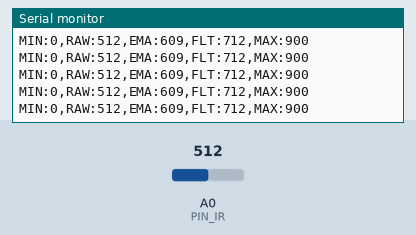
The sketch below on a simulated Arduino Uno, built with avr-gcc and run on an emulated ATmega328P. On the bench: the last lines printed to the serial monitor. Inputs (shaded band) come from the test bench; at power-on: A0 (PIN_IR) = 512.

Above: at 1.2 s.
1.3 s: A0 (PIN_IR) set to 716
At 1.32 s:
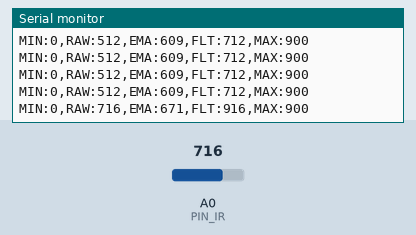
2.8 s: A0 (PIN_IR) set to 900
At 2.82 s:
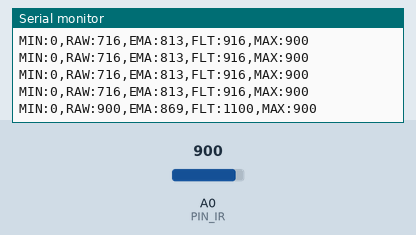
Timing chart, 0 to 5.8 s (numbered marks = the images above; inputs shaded):
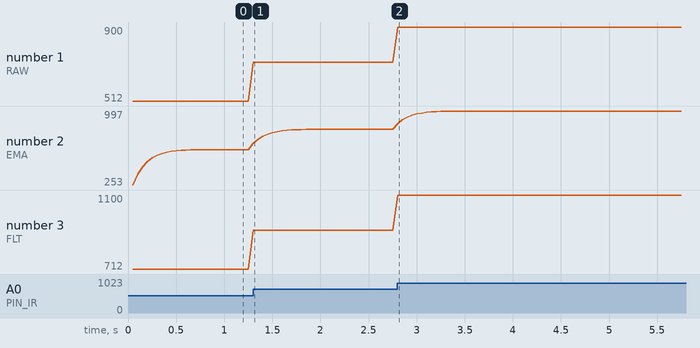

The sketch:

13_challenge.ino
```cpp
// Arduino pin assignment
#define PIN_IR A0

// configurable parameters
#define LOOP_INTERVAL 50    // Loop Interval (unit: msec)
#define _EMA_ALPHA    0.7   // 이 코드의 EMA 식에서는 이전 값의 가중치 (클수록 부드러움)
#define FLT_N         10    // 필터 측정 횟수
#define FLT_POSITION  0.5   // 0.5 = 중앙값

// global variables
unsigned long last_sampling_time; // unit: msec
int ema;                          // Voltage values from the IR sensor (0 ~ 1023)

void setup()
{
  Serial.begin(1000000);    // 1,000,000 bps

  last_sampling_time = 0;
}

void loop()
{
  unsigned int raw, filtered;           // Voltage values from the IR sensor (0 ~ 1023)

  // wait until next sampling time.
  if (millis() < (last_sampling_time + LOOP_INTERVAL))
    return;
  last_sampling_time += LOOP_INTERVAL;

  // Take a median value from multiple measurements (verbose 0: 플로터에 글자가 섞이지 않게)
  filtered = ir_sensor_filtered(FLT_N, FLT_POSITION, 0);

  // Take a single measurement
  raw = analogRead(PIN_IR);

  // Calculate EMA
  ema = _EMA_ALPHA * ema + (1.0 - _EMA_ALPHA) * raw;

  // Output the raw, filtered, and EMA values (EMA는 +100, FLT는 +200으로 띄워서 겹치지 않게)
  Serial.print("MIN:"); Serial.print(0);              Serial.print(",");
  Serial.print("RAW:"); Serial.print(raw);            Serial.print(",");
  Serial.print("EMA:"); Serial.print(ema + 100);      Serial.print(",");
  Serial.print("FLT:"); Serial.print(filtered + 200); Serial.print(",");
  Serial.print("MAX:"); Serial.println(900);
}

int compare(const void *a, const void *b) {
  return (*(unsigned int *)a - *(unsigned int *)b);
}

unsigned int ir_sensor_filtered(unsigned int n, float position, int verbose)
{
  // n회 측정 후 정렬하고 n * position 번째 값을 반환 (오류 시 0)
  unsigned int *ir_val, ret_val;
  unsigned int start_time;

  if (verbose >= 2)
    start_time = millis();

  if ((n == 0) || (n > 1000) || (position < 0.0) || (position > 1))
    return 0;

  if (position == 1.0)
    position = 0.999;

  if (verbose == 1) {
    Serial.print("n: "); Serial.print(n);
    Serial.print(", position: "); Serial.print(position);
    Serial.print(", ret_idx: ");  Serial.println((unsigned int)(n * position));
  }

  ir_val = (unsigned int *)malloc(sizeof(unsigned int) * n);
  if (ir_val == NULL)
    return 0;

  if (verbose == 1)
    Serial.print("IR:");

  for (int i = 0; i < n; i++) {
    ir_val[i] = analogRead(PIN_IR);
    if (verbose == 1) {
      Serial.print(" ");
      Serial.print(ir_val[i]);
    }
  }

  if (verbose == 1)
    Serial.print("  => ");

  qsort(ir_val, n, sizeof(unsigned int), compare);
  ret_val = ir_val[(unsigned int)(n * position)];

  if (verbose == 1) {
    for (int i = 0; i < n; i++) {
      Serial.print(" ");
      Serial.print(ir_val[i]);
    }
    Serial.print(" :: ");
    Serial.println(ret_val);
  }
  free(ir_val);

  if (verbose >= 2) {
    Serial.print("Elapsed time: "); Serial.print(millis() - start_time); Serial.println("ms");
  }

  return ret_val;
}
```

Measured:
- after the input at 1.3 s, the serial monitor: prints a new line at once (image 1)
- after the input at 2.8 s, the serial monitor: prints a new line at once (image 2)
- plotted number 1: 512 → 716 after the input at 1.3 s
- plotted number 2: 609 → 813 after the input at 1.3 s, 813 → 997 after the input at 2.8 s
- plotted number 3: 712 → 916 after the input at 1.3 s, 916 → 1100 after the input at 2.8 s
